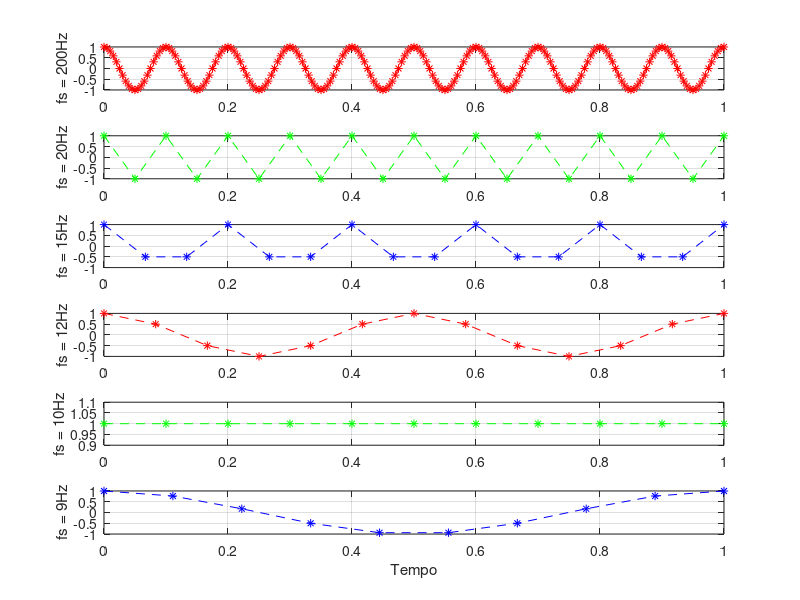

Here is the MATLAB script that generated this plot: (Note: this script raises an error after producing the figure.)
% Transmissão de dados
% Matheus Pereira dos Santos RA: 1748823

% Observação do efeito Aliasing

%% Exercício 1


N = 5000;    % Número de amostras
fm = 10;    % frequência da mensamgem

%%% fs=200; 
fs=200;               %frequência de amostragem
Ts=1/fs;              %período de amostragem
t=(0:N-1)*Ts;         %vetor do tempo
m = cos(2*pi*fm*t);   %sinal de mensagem
M1= fft(m)/N;
M= abs(2*M1(1:N/2+1));      %Fourier "one-sided" 
f=linspace(0,fs/2,N/2+1);   %vetor com frequências em Hz

figure
subplot(6,1,1)
plot(t,m,'r--*')
xlim([0 1])
grid on
str1 = ['fs = ' num2str(fs) 'Hz'];   %str1 é um vetor de strings 
ylabel(str1)
% ---------------------
%%% fs = 20 Hz
fs = 20;   % frequência de amostragem
Ts = 1/fs;  % período de amostragem
temp = (0:N-1)*Ts;  % vetor do tempo
m = cos(2*pi*fm*temp);  % sinal de mensagem
M2 = fft(m)/N;
M = abs(2*M2(1:N/2+1)); % Fourier "one-sided"
f1 = linspace(0, fs/2, N/2+1);   % Vetor com frequências em Hz

subplot(6,1,2)
plot(temp, m, 'g--*')
xlim([0 1])
grid on
str2 = ['fs = ' num2str(fs) 'Hz'];   %str1 é um vetor de strings
ylabel(str2)
%----------------------
%%% fs = 15 Hz
fs = 15;    % frequência de amostragem igual a 15Hz
Ts = 1/fs;  %período de amostragem para a frequência atual
temp = (0: N-1)*Ts;  % vetor de tempo
m = cos(2*pi*fm*temp);  % sinal de mensagem
M3 = fft(m)/N; % transformada de fourier rápida
M = abs(2*M3(1:N/2+1)); % Módulo "one-side"
f2 = linspace(0, fs/2, N/2+1);   % Vetor com frequências em Hz

subplot(6,1,3)
plot(temp, m, 'b--*')
xlim([0 1])
grid on
str3 = ['fs = ' num2str(fs) 'Hz'];  % vetor de strings para legenda
ylabel(str3);
%----------------------
%%% fs = 12Hz
fs = 12;    % frequência de amostragem
Ts = 1/fs;  % novo período de amostragem
temp = (0: N-1)*Ts;  % novo vetor de tempo
% sinal de mensagem
m = cos(2*pi*fm*temp);
% Transformada rápida
M4 = fft(m)/N;
M = abs(2*M4(1:N/2+1));
f3 = linspace(0, fs/2, N/2+1);    % Vetor com frequências em Hz
subplot(6,1,4)
plot(temp, m, 'r--*')
xlim([0 1])
grid on
str4 = ['fs = ' num2str(fs) 'Hz'];
ylabel(str4);
%-----------------------
%%% fs = 10Hz
% frequência de amostragem e período de amostragem
fs = 10;
Ts = 1/fs;
% vetor do tempo
temp = (0:N-1)*Ts;
%sinal da mensagem e transformada rápida de fourier
m = cos(2*pi*fm*temp);
%vetor com frequência
f4 = linspace(0, fs/2, N/2+1);
subplot(6,1,5)
plot(temp, m, 'g--*')
xlim([0 1]);
grid on
str5 = ['fs = ' num2str(fs) 'Hz'];
ylabel(str5);
%-------------------------
%%% fs = 9Hz
% frequência de amostragem e período de amostragem
fs = 9;
Ts = 1/fs;
% vetor de tempo
temp = (0: N-1)*Ts;
% sinal de mensagem
m = cos(2*pi*fm*temp);
subplot(6,1,6)
plot(temp, m, 'b--*')
xlim([0 1]);
grid on
str6 = ['fs = ' num2str(fs) 'Hz'];
ylabel(str6);

xlabel('Tempo');

%% Exercício 2
clear all;
clc;

load audio; %carregando o aúdio

m = m';
fs = 176400;
N = length(m);

%%%% (a) K = 18
%fs2 = fs/18
k = 18;
fs2 = fs/k;

m2 = m(1:k :end);
N = length(m2);
%%% frequência fs = 176400
Ts = 1/fs;
% vetor de tempo
temp = (0:N-1)*Ts;
tst_impar = mod(N, 2);
    if tst_impar == 1
        N = N+1;
    end
M1 = fft(m)/N;  % transformada rápida de fourier
M = abs(2*M1(1:N/2+1));
f = linspace(0, fs2/2000, N/2+1);

figure
subplot(5,2,1)
plot(temp, m2, 'r');
xlim([0.4 0.41])
grid on
str1 = ['fs = ' num2str(fs2/1000) 'Hz'];
ylabel(str1);
subplot(5,2,2)
fs2x = [fs2/2000 fs2/2000];
fs2y = [0 max(M)];
plot(f,M, 'b--*');
hold on
plot(fs2x, fs2y, 'r--', 'LineWidth', 2)
grid on
xlim([0 6])
%-------------------------
%%% k = 35

k = 35;
fs2 = fs/k;

m2 = m(1: k: end);
N = length(m2);
Ts = 1/fs2;
temp = (0: N-1)*Ts;
tst_impar = mod(N, 2);
    if tst_impar == 1
        N = N+1;
    end
M2 = fft(m2)/N;  % transformada rápida de fourier
M = abs(2*M2(1:N/2+1));
f = linspace(0, fs2/2000, N/2+1);
subplot(5,2,3)
plot(temp, m2, 'g--*')
xlim([0.4 0.41])
grid on
str2 = ['fs = ' num2str(fs2/1000) 'Hz'];
ylabel(str2);
subplot(5,2,4)
fs2x = [fs2/2000 fs2/2000];
fs2y = [0 max(M)];
plot(f, M, 'g')
hold on
plot(fs2x, fs2y, 'g--', 'LineWidth', 2)
grid on
xlim([0 6])
%-------------------------

